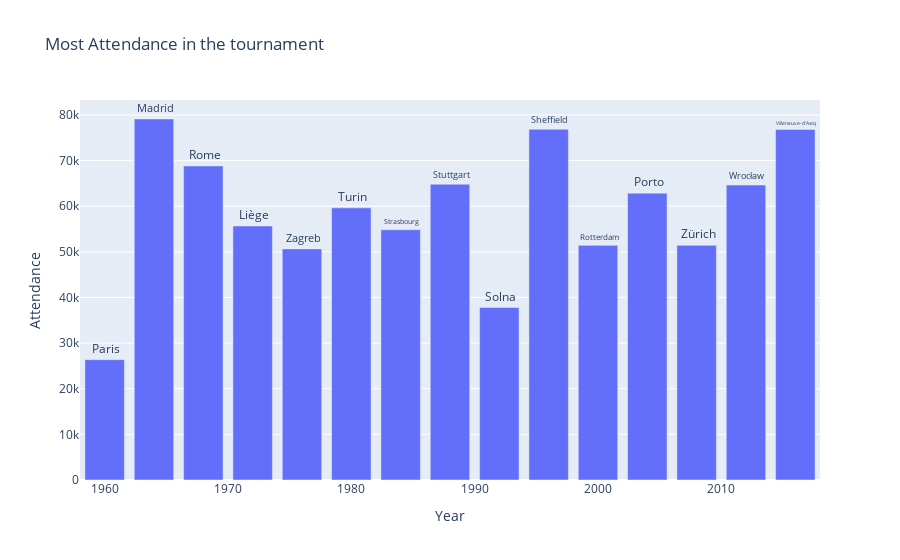

Notebook code cell kept with this figure:
### Markdown cell above
Most attended City per tournament

### Code cell
top_attendance=matches[['City','Attendance','Year']].groupby(['Year']).max()
top_attendance=top_attendance.reset_index()
plt.figure(figsize=(20,10))
fig = go.Figure(data=[go.Bar(
            x=top_attendance['Year'], y=top_attendance['Attendance'],
            text=top_attendance['City'],
            textposition='outside',
        )])
fig.update_layout(title='Most Attendance in the tournament',
                   xaxis_title='Year',
                   yaxis_title='Attendance')
fig.show()

### Figure 1 — Plotly figure (JSON) as saved in the notebook; plotly's stock layout.template omitted (floating-point values rounded to 4 significant figures)
{"data": [{"text": [" Paris", " Madrid", " Rome", " Liège", " Zagreb", " Turin", " Strasbourg", " Stuttgart", " Solna", " Sheffield", " Rotterdam", " Porto", " Zürich", " Wrocław", " Villeneuve-d'Ascq"], "textposition": "outside", "type": "bar", "x": [1960, 1964, 1968, 1972, 1976, 1980, 1984, 1988, 1992, 1996, 2000, 2004, 2008, 2012, 2016], "y": [26370, 79115, 68817, 55669, 50652, 59649, 54848, 64812, 37800, 76864, 51425, 62865, 51428, 64640, 76833]}], "layout": {"title": {"text": "Most Attendance in the tournament"}, "xaxis": {"title": {"text": "Year"}}, "yaxis": {"title": {"text": "Attendance"}}}}
